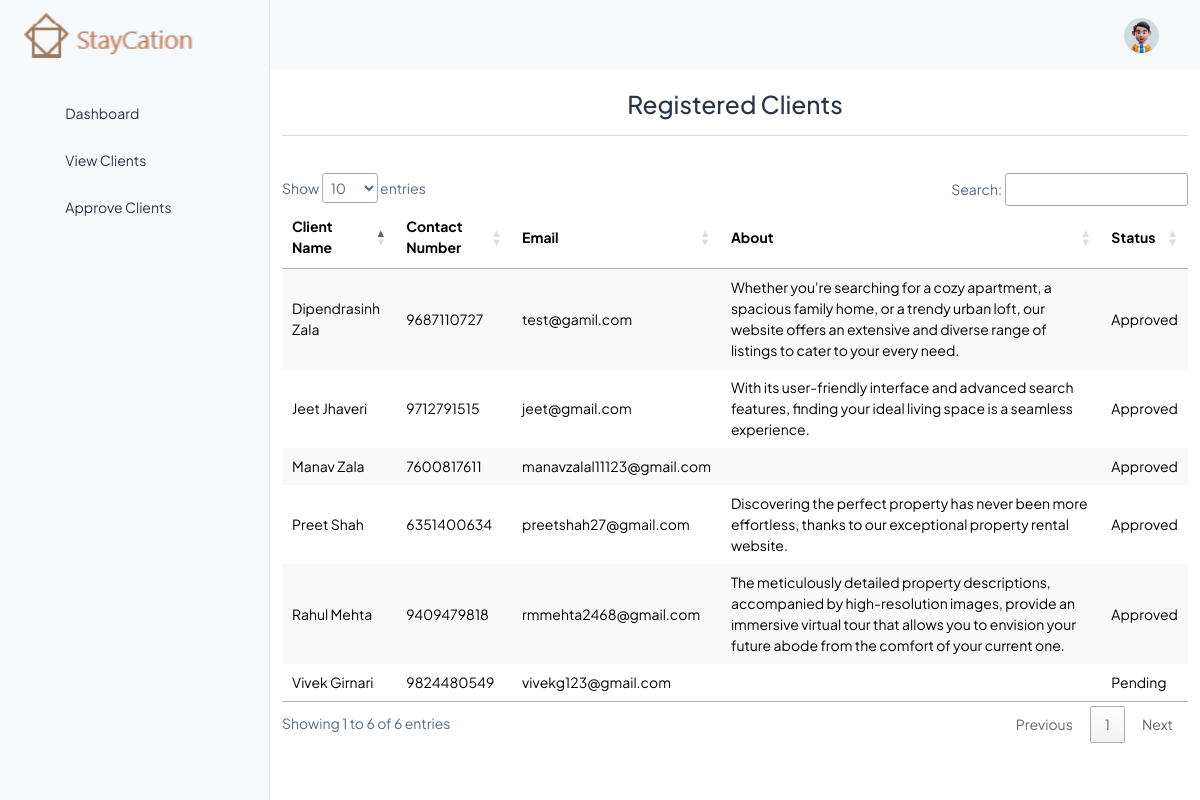
Screenshot of /admin/pages/totalClients.php with the database file from the repository.
### tables this page shows
CREATE TABLE `client` (
  `id` int(11) NOT NULL,
  `name` varchar(250) NOT NULL,
  `number` varchar(250) NOT NULL,
  `email` varchar(250) NOT NULL,
  `about` varchar(250) NOT NULL,
  `password` varchar(250) NOT NULL,
  `aadharcard` varchar(250) NOT NULL,
  `profilephoto` varchar(250) NOT NULL,
  `status` varchar(250) NOT NULL DEFAULT 'Pending'
);

### admin/pages/totalClients.php (the view, shortened to what this page needs)
<?php require '../../includes/config.php'; ?>
<?php
include('../assets/includes/sidebar.php');
include('../assets/includes/header.php');
?>
<?php
$sql = "SELECT * FROM client";
$result = mysqli_query($connection, $sql);
$data = mysqli_fetch_all($result, MYSQLI_ASSOC);
?>
<!DOCTYPE html>
<html lang="en">
<head>
    <link rel="stylesheet" href="https://cdn.datatables.net/1.13.6/css/jquery.dataTables.min.css">
</head>
<body>
<br>
<br>
    <div class="container mt-5">
        <h3 class="text-dark text-center">Registered Clients</h3>
        <hr>
        <br>
            <table id="tb" class="table-striped  table-danger stripe">
                    <thead>
                        <tr>
                            <th>Client Name</th>
                            <th>Contact Number</th>
                            <th>Email</th>
                            <th>About</th>
                            <th>Status</th>
                        </tr>
                    </thead>
                    <tbody>
                        <tr>
                        <?php
                            foreach($data as $rentdata) {
                        ?>
                            <td><?= $rentdata['name']?></td>
                            <td><?= $rentdata['number']?></td>
                            <td><?= $rentdata['email']?></td>
                            <td><?= $rentdata['about']?></td>
                            <td><?= $rentdata['status']?></td>
                        </tr>
                        <?php
                        }
                        ?>
                    </tbody>
            </table>
    </div>
</body>
</html>
<?php
    include('../assets/includes/footer.php');
?>

### rows the page displays
client: name "Jeet Jhaveri", number "9712791515", email "jeet@gmail.com", about "With its user-friendly interface and advanced search features, finding your ideal living space is a seamless experience.", status "Approved"
client: name "Dipendrasinh Zala", number "9687110727", email "test@gamil.com", about "Whether you're searching for a cozy apartment, a spacious family home, or a trendy urban loft, our website offers an extensive and diverse range of listings to cater to your every need.", status "Approved"
client: name "Preet Shah", number "6351400634", email "preetshah27@gmail.com", about "Discovering the perfect property has never been more effortless, thanks to our exceptional property rental website.", status "Approved"
client: name "Rahul Mehta", number "9409479818", email "rmmehta2468@gmail.com", about "The meticulously detailed property descriptions, accompanied by high-resolution images, provide an immersive virtual tour that allows you to envision your future abode from the comfort of your current one.", status "Approved"
client: name "Manav Zala", number "7600817611", email "manavzalal11123@gmail.com", status "Approved"
client: name "Vivek Girnari", number "9824480549", email "vivekg123@gmail.com", status "Pending"
